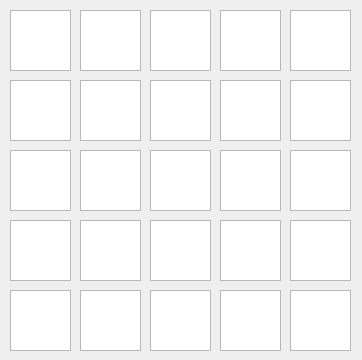
<?xml version="1.0" encoding="UTF-8"?>
<ui version="4.0">
 <class>MainWindow</class>
 <widget class="QMainWindow" name="MainWindow">
  <property name="geometry">
   <rect>
    <x>0</x>
    <y>0</y>
    <width>362</width>
    <height>360</height>
   </rect>
  </property>
  <property name="windowTitle">
   <string>MainWindow</string>
  </property>
  <widget class="QWidget" name="centralWidget">
   <widget class="QGraphicsView" name="b_1_1">
    <property name="geometry">
     <rect>
      <x>10</x>
      <y>10</y>
      <width>61</width>
      <height>61</height>
     </rect>
    </property>
   </widget>
   <widget class="QGraphicsView" name="b_1_2">
    <property name="geometry">
     <rect>
      <x>80</x>
      <y>10</y>
      <width>61</width>
      <height>61</height>
     </rect>
    </property>
   </widget>
   <widget class="QGraphicsView" name="b_1_3">
    <property name="geometry">
     <rect>
      <x>150</x>
      <y>10</y>
      <width>61</width>
      <height>61</height>
     </rect>
    </property>
   </widget>
   <widget class="QGraphicsView" name="b_1_4">
    <property name="geometry">
     <rect>
      <x>220</x>
      <y>10</y>
      <width>61</width>
      <height>61</height>
     </rect>
    </property>
   </widget>
   <widget class="QGraphicsView" name="b_1_5">
    <property name="geometry">
     <rect>
      <x>290</x>
      <y>10</y>
      <width>61</width>
      <height>61</height>
     </rect>
    </property>
   </widget>
   <widget class="QGraphicsView" name="b_2_5">
    <property name="geometry">
     <rect>
      <x>290</x>
      <y>80</y>
      <width>61</width>
      <height>61</height>
     </rect>
    </property>
   </widget>
   <widget class="QGraphicsView" name="b_3_3">
    <property name="geometry">
     <rect>
      <x>150</x>
      <y>150</y>
      <width>61</width>
      <height>61</height>
     </rect>
    </property>
   </widget>
   <widget class="QGraphicsView" name="b_3_5">
    <property name="geometry">
     <rect>
      <x>290</x>
      <y>150</y>
      <width>61</width>
      <height>61</height>
     </rect>
    </property>
   </widget>
   <widget class="QGraphicsView" name="b_3_1">
    <property name="geometry">
     <rect>
      <x>10</x>
      <y>150</y>
      <width>61</width>
      <height>61</height>
     </rect>
    </property>
   </widget>
   <widget class="QGraphicsView" name="b_3_4">
    <property name="geometry">
     <rect>
      <x>220</x>
      <y>150</y>
      <width>61</width>
      <height>61</height>
     </rect>
    </property>
   </widget>
   <widget class="QGraphicsView" name="b_3_2">
    <property name="geometry">
     <rect>
      <x>80</x>
      <y>150</y>
      <width>61</width>
      <height>61</height>
     </rect>
    </property>
   </widget>
   <widget class="QGraphicsView" name="b_4_3">
    <property name="geometry">
     <rect>
      <x>150</x>
      <y>220</y>
      <width>61</width>
      <height>61</height>
     </rect>
    </property>
   </widget>
   <widget class="QGraphicsView" name="b_4_5">
    <property name="geometry">
     <rect>
      <x>290</x>
      <y>220</y>
      <width>61</width>
      <height>61</height>
     </rect>
    </property>
   </widget>
   <widget class="QGraphicsView" name="b_4_1">
    <property name="geometry">
     <rect>
      <x>10</x>
      <y>220</y>
      <width>61</width>
      <height>61</height>
     </rect>
    </property>
   </widget>
   <widget class="QGraphicsView" name="b_4_4">
    <property name="geometry">
     <rect>
      <x>220</x>
      <y>220</y>
      <width>61</width>
      <height>61</height>
     </rect>
    </property>
   </widget>
   <widget class="QGraphicsView" name="b_4_2">
    <property name="geometry">
     <rect>
      <x>80</x>
      <y>220</y>
      <width>61</width>
      <height>61</height>
     </rect>
    </property>
   </widget>
   <widget class="QGraphicsView" name="b_2_3">
    <property name="geometry">
     <rect>
      <x>150</x>
      <y>80</y>
      <width>61</width>
      <height>61</height>
     </rect>
    </property>
   </widget>
   <widget class="QGraphicsView" name="b_2_4">
    <property name="geometry">
     <rect>
      <x>220</x>
      <y>80</y>
      <width>61</width>
      <height>61</height>
     </rect>
    </property>
   </widget>
   <widget class="QGraphicsView" name="b_2_2">
    <property name="geometry">
     <rect>
      <x>80</x>
      <y>80</y>
      <width>61</width>
      <height>61</height>
     </rect>
    </property>
   </widget>
   <widget class="QGraphicsView" name="b_2_1">
    <property name="geometry">
     <rect>
      <x>10</x>
      <y>80</y>
      <width>61</width>
      <height>61</height>
     </rect>
    </property>
   </widget>
   <widget class="QGraphicsView" name="b_5_2">
    <property name="geometry">
     <rect>
      <x>80</x>
      <y>290</y>
      <width>61</width>
      <height>61</height>
     </rect>
    </property>
   </widget>
   <widget class="QGraphicsView" name="b_5_4">
    <property name="geometry">
     <rect>
      <x>220</x>
      <y>290</y>
      <width>61</width>
      <height>61</height>
     </rect>
    </property>
   </widget>
   <widget class="QGraphicsView" name="b_5_5">
    <property name="geometry">
     <rect>
      <x>290</x>
      <y>290</y>
      <width>61</width>
      <height>61</height>
     </rect>
    </property>
   </widget>
   <widget class="QGraphicsView" name="b_1_6">
    <property name="geometry">
     <rect>
      <x>10</x>
      <y>290</y>
      <width>61</width>
      <height>61</height>
     </rect>
    </property>
   </widget>
   <widget class="QGraphicsView" name="b_5_3">
    <property name="geometry">
     <rect>
      <x>150</x>
      <y>290</y>
      <width>61</width>
      <height>61</height>
     </rect>
    </property>
   </widget>
  </widget>
 </widget>
 <layoutdefault spacing="6" margin="11"/>
 <resources/>
 <connections/>
</ui>
